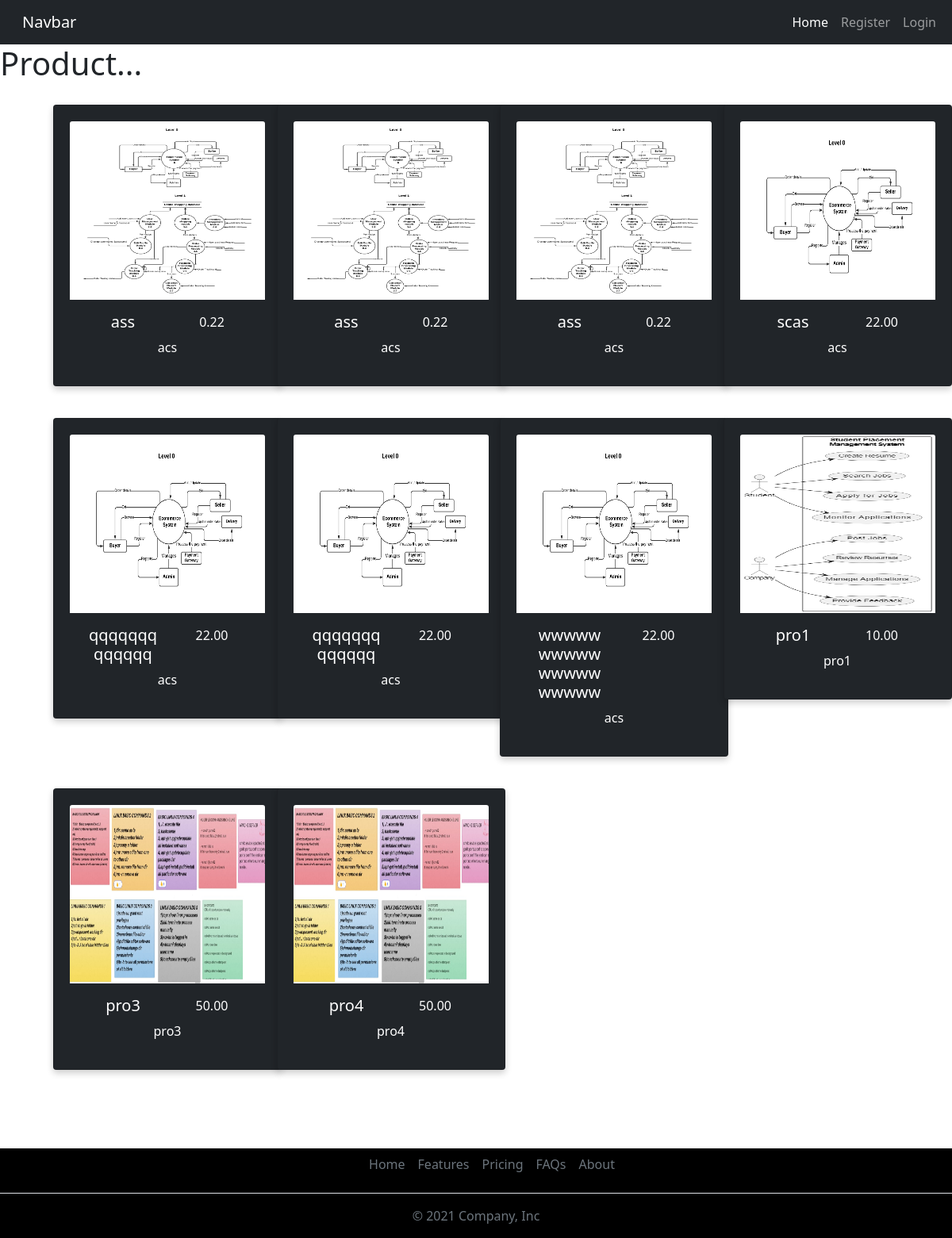
The page /product on the database as committed earlier.
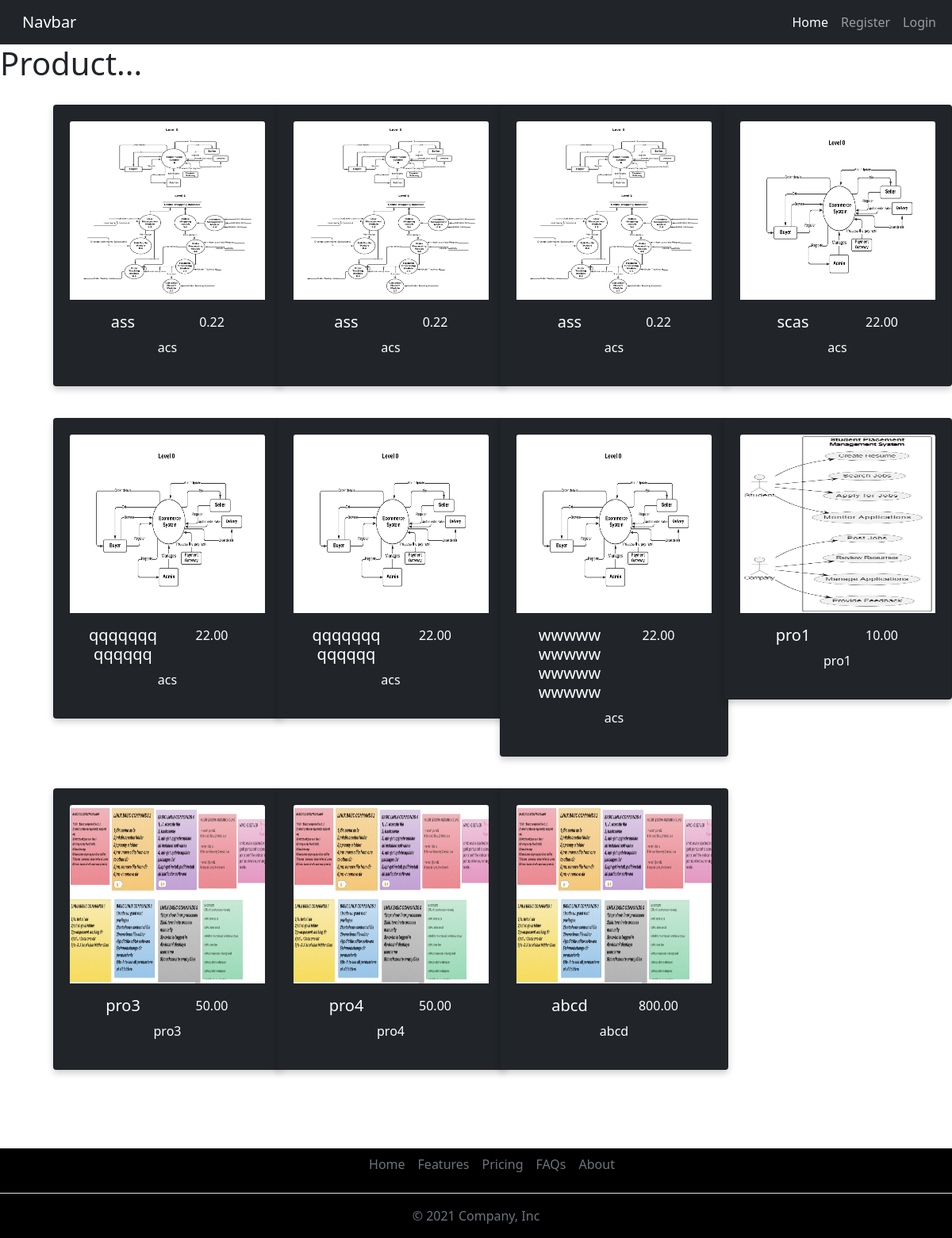
The same page on the database as committed later.
### Ecommerce/models.py (models this page shows, shortened)
class Product(models.Model):
    name = models.CharField(max_length=255)
    description = models.CharField(max_length=500)
    price = models.DecimalField(max_digits=10, decimal_places=2)
    seller = models.ForeignKey(User, on_delete=models.CASCADE, related_name='products')
    image = models.ImageField(upload_to='product_images/')
    discount = models.PositiveIntegerField(validators=[validators.MaxValueValidator(100)])
    quantity = models.PositiveIntegerField(default=0)
    category = models.ForeignKey('Category', on_delete=models.SET_NULL, null=True, blank=True)
    brand = models.CharField(max_length=255, null=True, blank=True)
    rating = models.FloatField(default=0.0)
    created_at = models.DateTimeField(auto_now_add=True)

### Ecommerce/views.py (the view)
# urls.py: path('product',views.product,name="product"),
def product(request):
    products = Product.objects.all()
    return render(request, 'Products/product.html', {'products': products})

### Ecommerce/Templates/Products/product.html (shortened to what this page needs)
{% include 'helper/header.html' %}
<h1> Product...</h1>
<div class="container">
    <div class="row">
        {% for product in products %}
        <div class="column">
            <div class="card bg-dark text-white" style="width: 18rem;">
                <img class="card-img-top" src="{{ product.image }}" alt="Card image cap">
                <div class="card-body">
                    <div class="row">
                        <div class="col-6">
                            <h5 class="card-title">{{ product.name }}</h5>
                        </div>
                        <div class="col-6 text-right">
                            <p class="card-text">{{ product.price }}</p>
                        </div>
                    </div>
                    <p class="card-text">{{ product.description }}</p>
                </div>
            </div>
        </div>
        {% endfor %}
    </div>
</div>
{% include 'helper/footer.html' %}

Rows that differ between the two databases and show on the page:
added Product: image (picture), name "abcd", price "800.00", description "abcd"
